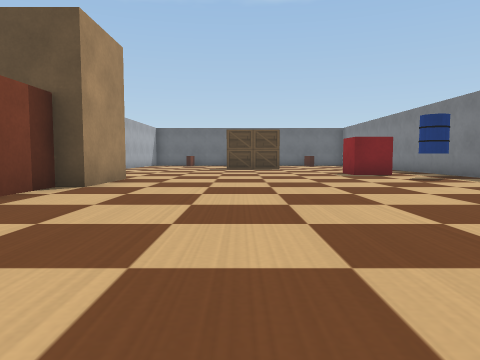
[1] (above)

17 first-person views from a walk through a world built for the Webots simulator. The camera is 0.5 m above the floor, tilts 4° down and sees 70° across. The floor is counted in squares, 1 m on a side. Each view is taken from the middle of a square. On the plan, view 1 faces up. The plan holds only what a view shows up to about 9 squares ahead; the rest is blank. The robots in the file are not drawn. Webots' stock objects and surfaces are drawn as simple stand-ins.

[2]
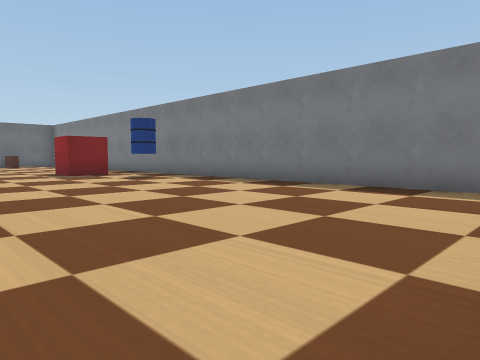

[3]
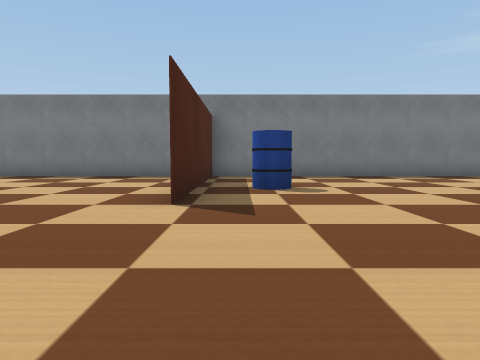

[4]
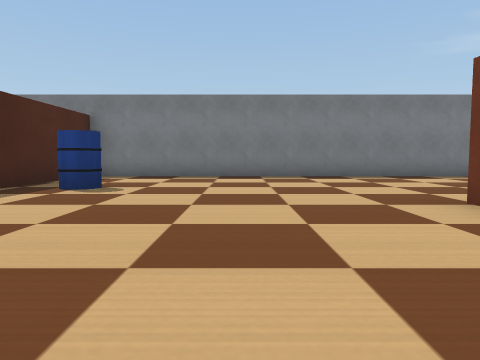

[5]
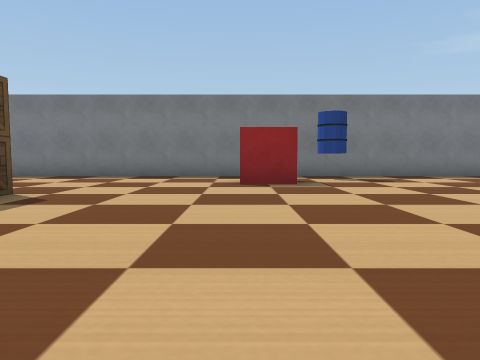

[6]
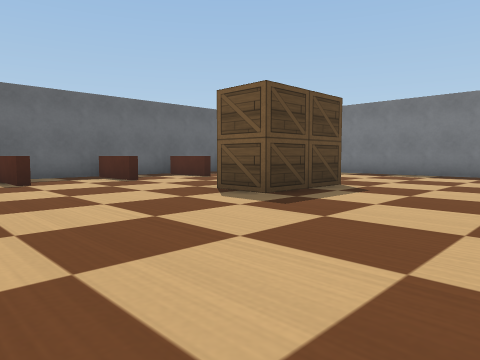

[7]
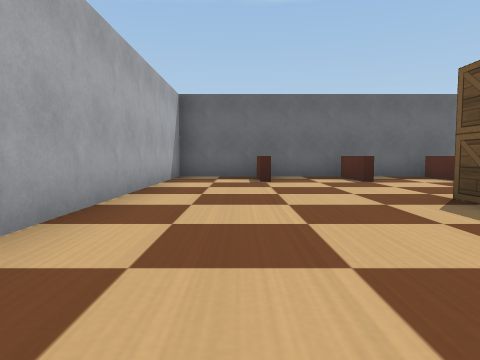

[8]
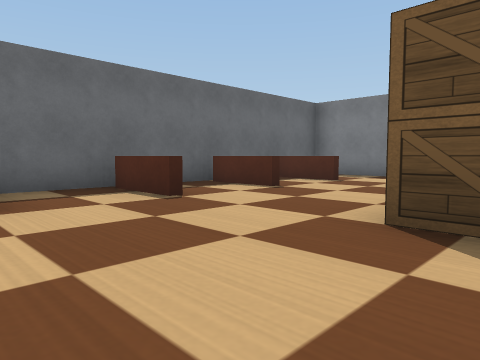

[9]
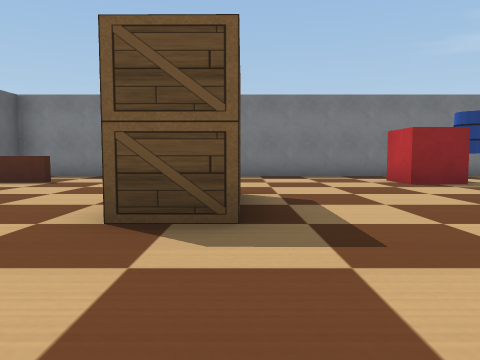

[10]
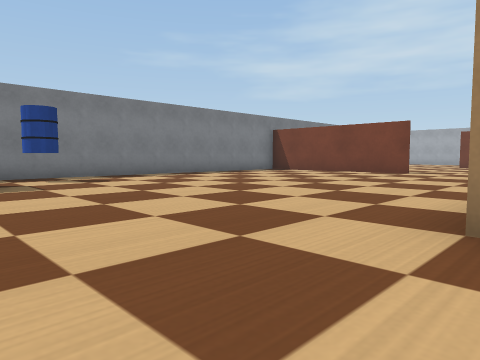

[11]
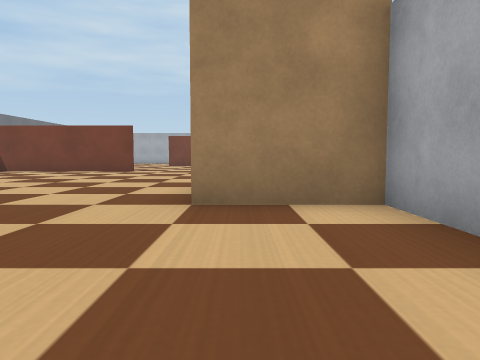

[12]
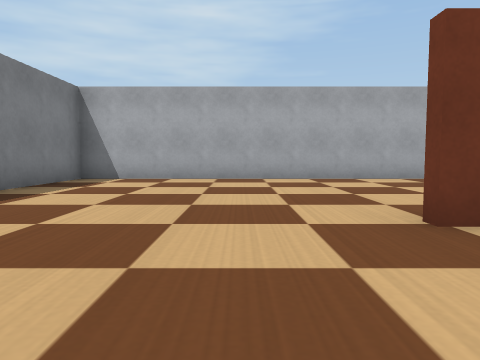

[13]
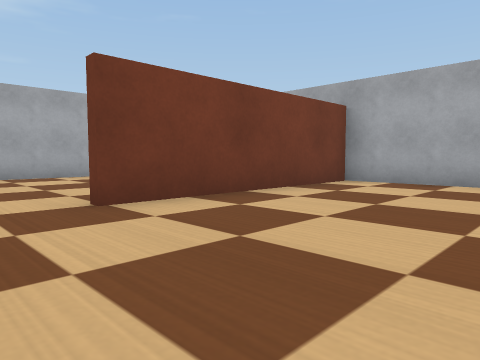

[14]
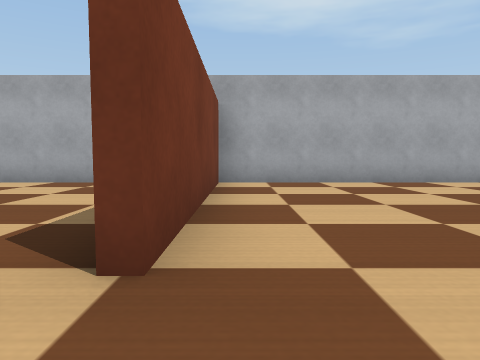

[15]
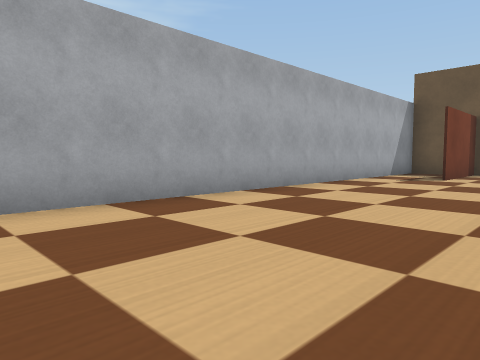

[16]
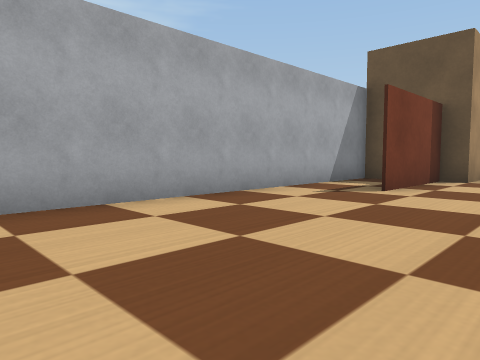

[17]
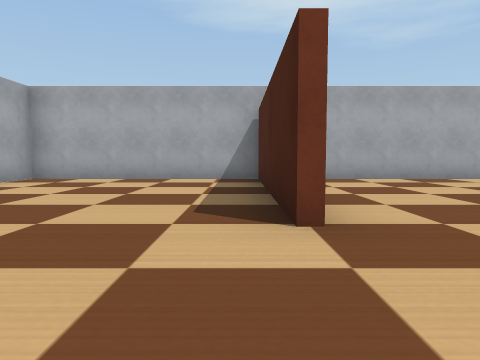

### Floor plan
Points are (right, up) in squares from view 1. A wall is a line through its corners. A room is listed if a view was taken in it or the views show most of it. See-through windows are left out.
Room 1 (views 1, 2, 3, 4, 5, 6, 7, 8, 9, 10, 11, 12, 13, 14, 15, 16, 17)
walls: (-3, 5.5) (-3, 2.9); (5.5, -0.3) (0.5, -0.3); (-4.5, 5.6) (-4.5, -11.5) (5.5, -11.5) (5.5, 18.4) (-4.5, 18.4) (-4.5, 12); (-4.5, 9) (-4.5, 7.5); (0.6, -6.6) (-4.2, -6.6); (-4.5, -6.4) (0.6, -6.4)
low walls: (1.4, 16.6) (1.4, 18.3); (-0.6, 16.6) (-0.6, 18.3); (3.4, 16.6) (3.4, 18.1); (-2.6, 16.6) (-2.6, 18)
objects: cardboard box (-4, 6) to (-3, 7); wooden box (0, 13) to (1, 14); barrel (2, -2) to (2, -1); plastic crate (3, 9) to (4, 10); barrel (4, 8) to (5, 8)

Where each view was taken, in squares from view 1:
view 1: 0 up, 0 right, facing up
view 2: 0 up, 0 right, facing up-right
view 3: 1 down, 3 left, facing right
view 4: 4 down, 3 left, facing right
view 5: 10 up, 3 left, facing right
view 6: 10 up, 4 left, facing up-right
view 7: 10 up, 3 left, facing up
view 8: 13 up, 3 left, facing up-right
view 9: 13 up, 3 left, facing right
view 10: 10 up, 3 left, facing down-right
view 11: 11 up, 3 left, facing down
view 12: 4 down, 2 right, facing down
view 13: 3 down, 2 right, facing down-left
view 14: 6 down, 2 right, facing left
view 15: 5 down, 1 left, facing up-left
view 16: 2 down, 1 left, facing up-left
view 17: 7 down, 3 right, facing left
